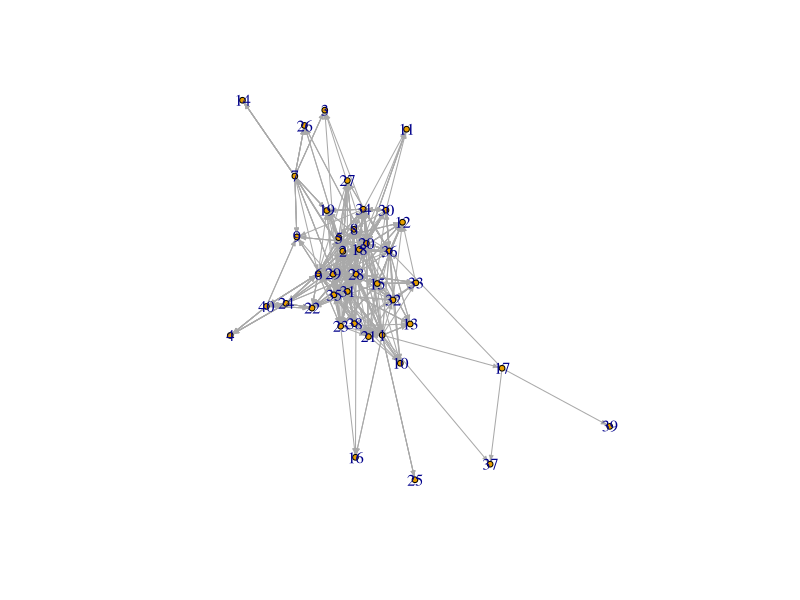
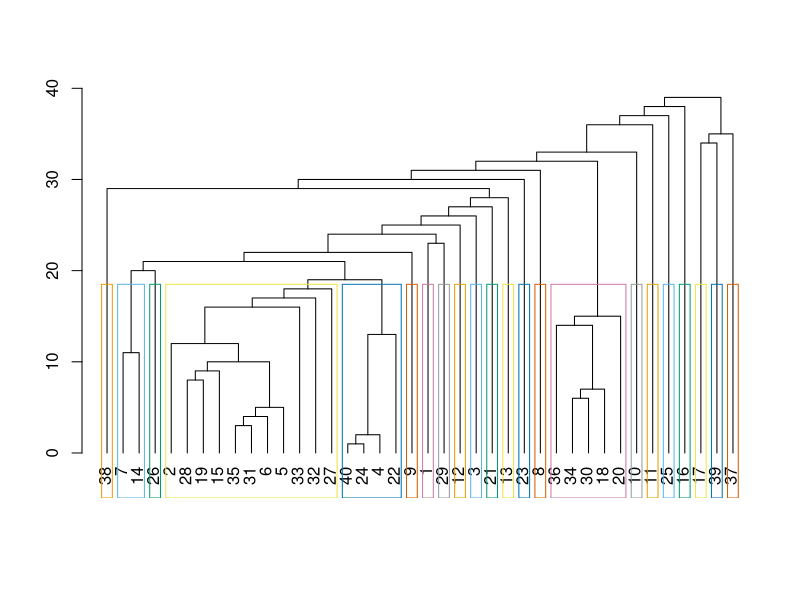
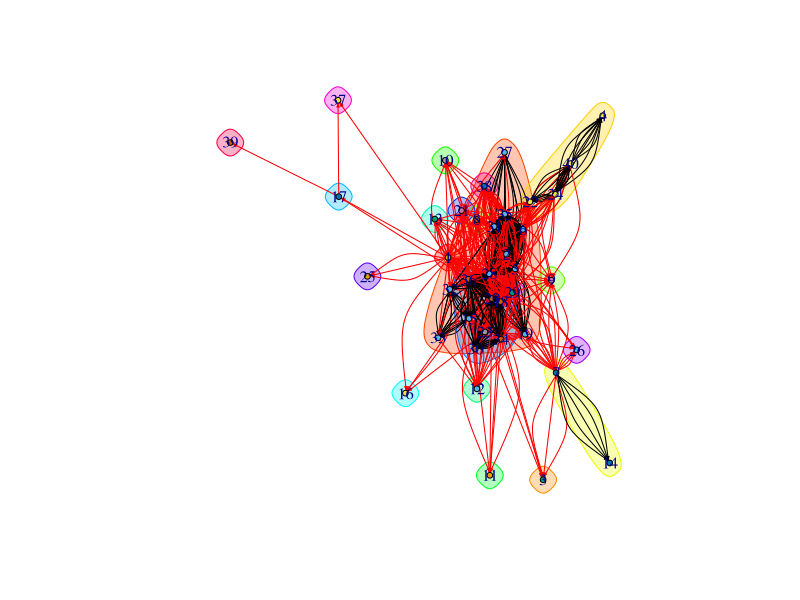
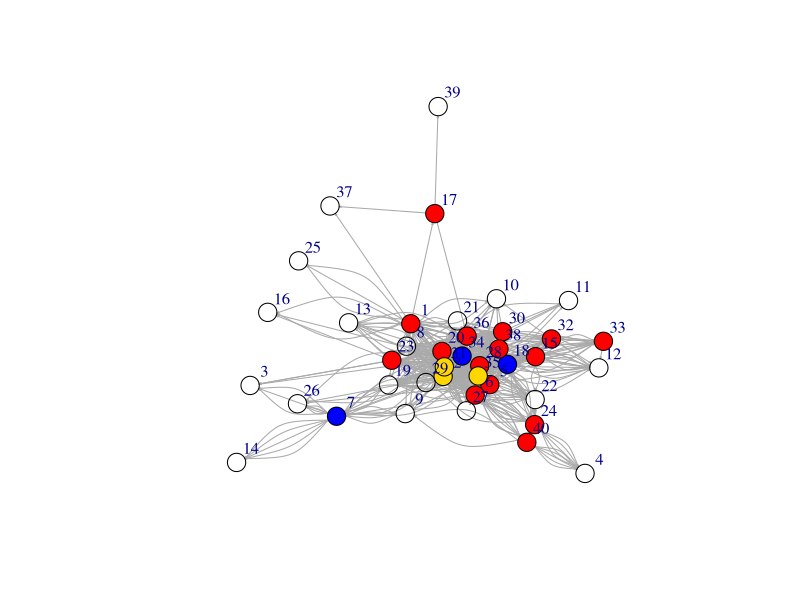

These charts were generated, in order, by the following R code:
## ---- chunk 1
knitr::opts_chunk$set(echo = TRUE)

library(igraph)
library(readxl)
library(tidyverse)

setwd('~/Dropbox/516_Eels/HW_10')
hw_nodelist <- read_excel('hw10_clean.xlsx', sheet = "Node") 
hw_edgelist <- read_excel('hw10_clean.xlsx', sheet = "Edge") %>% lapply(as.numeric) %>% data.frame

## ---- chunk 2
newnetwork <- graph_from_data_frame(d = hw_edgelist, vertices = hw_nodelist, directed = TRUE)
plot(newnetwork, edge.arrow.size = .3, vertex.size = 3, edge.curved=0)

## ---- chunk 3
ceb <- cluster_edge_betweenness(newnetwork)
## ---- chunk 4
dendPlot(ceb, mode="hclust")
length(ceb)

plot(ceb, newnetwork, vertex.size = 3, edge.arrow.size = 0.2)

## ---- chunk 5
#DENSITY = proportion of present edges from all possible edges in the network. 
edge_density(newnetwork, loops=F) 


#RECIPROCITY = proportion of reciprocated ties (for a directed network).
reciprocity(newnetwork)


#GLOBAL TRANSITIVITY
#global - ratio of triangles (direction disregarded) to connected triples. 
transitivity(newnetwork, type="global")


#DIAMETER = longest geodesic distance (length of the shortest path between two nodes) in the network
diameter(newnetwork, directed=F, weights=NA)


#NODE DEGREES
#has a mode of in for in-degree, out for out-degree, and all or total for total degree.
deg <- degree(newnetwork, mode="all")
mean(deg)

## ---- chunk 6
#Degree (number of ties)
degree(newnetwork, mode="in")
centr_degree(newnetwork, mode="in", normalized=T)


#Closeness (centrality based on distance to others in the graph)
#Inverse of the node’s average geodesic distance to others in the network.
closeness(newnetwork, mode="all", weights=NA) 
centr_clo(newnetwork, mode="all", normalized=T)


#Eigenvector (centrality proportional to the sum of connection centralities) 
#Values of the first eigenvector of the graph matrix.
eigen_centrality(newnetwork, directed=T, weights=NA) 
centr_eigen(newnetwork, directed=T, normalized=T)


#Betweenness (centrality based on a broker position connecting others) 
#Number of geodesics that pass through the node or the edge.
betweenness(newnetwork, directed=T, weights=NA) 
edge_betweenness(newnetwork, directed=T, weights=NA) 
centr_betw(newnetwork, directed=T, normalized=T)

## ---- chunk 7

node <- hw_nodelist
node[is.na(node)] <- -1

net <- graph_from_data_frame(d = hw_edgelist, vertices = node, directed = TRUE)
assortativity_degree(net, directed=T)

## ---- chunk 8

hw_edgelist %>% filter(Tie.Type==1) -> hw_edgelist_1
hw_edgelist %>% filter(Tie.Type==2) -> hw_edgelist_2
hw_edgelist %>% filter(Tie.Type==3) -> hw_edgelist_3
hw_edgelist %>% filter(Tie.Type==4) -> hw_edgelist_4
hw_edgelist %>% filter(Tie.Type==5) -> hw_edgelist_5


net <- graph_from_data_frame(d = hw_edgelist, vertices = node, directed = TRUE)
net_1 <- graph_from_data_frame(d = hw_edgelist_1, vertices = node, directed = TRUE)
net_2 <- graph_from_data_frame(d = hw_edgelist_2, vertices = node, directed = TRUE)
net_3 <- graph_from_data_frame(d = hw_edgelist_3, vertices = node, directed = TRUE)
net_4 <- graph_from_data_frame(d = hw_edgelist_4, vertices = node, directed = TRUE)
net_5 <- graph_from_data_frame(d = hw_edgelist_5, vertices = node, directed = TRUE)

assortativity(net_1, V(net)$Introversion, directed=T)->V1
assortativity(net_2, V(net)$Introversion, directed=T)->V2
assortativity(net_3, V(net)$Introversion, directed=T)->V3
assortativity(net_4, V(net)$Introversion, directed=T)->V4
assortativity(net_5, V(net)$Introversion, directed=T)->V5

## ---- chunk 9
Tie <- c("Tie 1", "Tie 2", "Tie 3", "Tie 4", "Tie 5")
Value <- c(V1,V2,V2,V3,V4)

df <- data.frame(Tie, Value)

df
## ---- chunk 10
colrs <- c("blue", "red", "gold")

V(newnetwork)$color <- colrs[V(newnetwork)$Introversion]
plot(newnetwork, edge.arrow.size = 0.1, vertex.size = 10, vertex.label.dist=1.5)

legend(title = "Types of Individuals", x=-1.5, y=-1.1, 
       c("Introverted","Middle Ground", "Extraverted"), pch=21, col="#777777", 
       pt.bg=colrs, pt.cex=2, cex=.8, bty="n", ncol=1)

